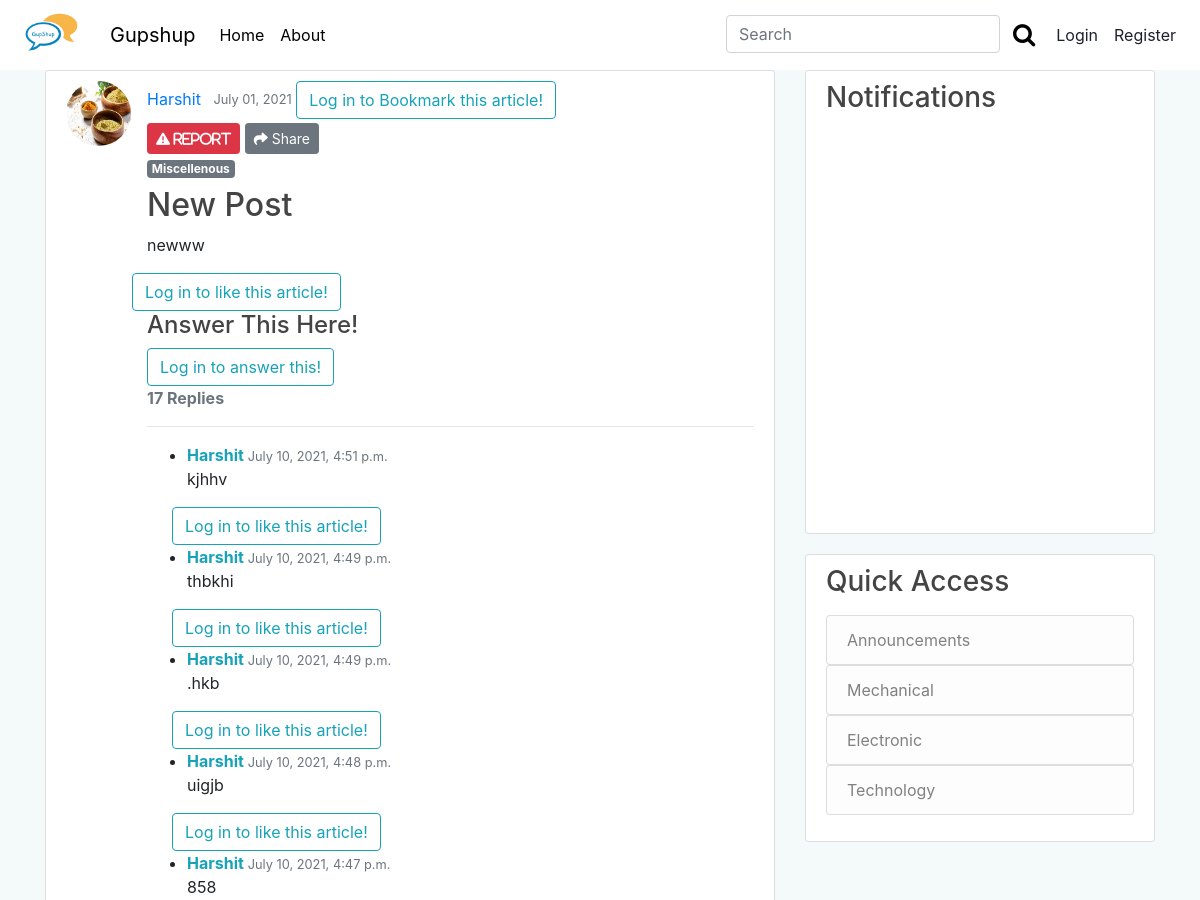
The app's page /post/96/ (upper part), older data.
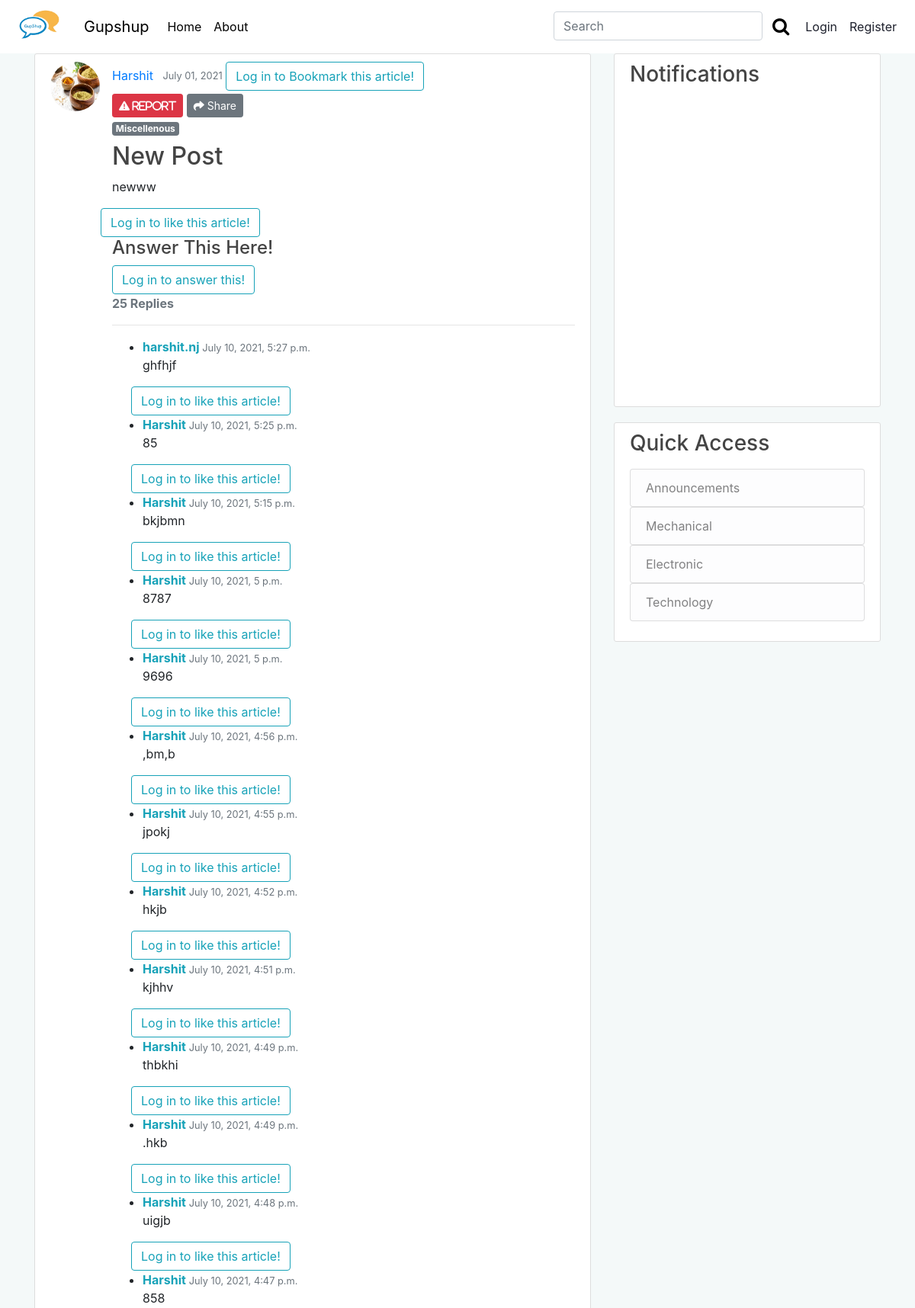
The same page, newer data.
### blog/models.py (models this page shows, shortened)
class Post(models.Model):
    title = models.CharField(max_length=100)
    content = RichTextField()
    date_posted = models.DateTimeField(default=timezone.now)
    author = models.ForeignKey(User, on_delete=models.CASCADE)
    is_appropriate  = models.BooleanField(default = True)
    notice = models.CharField(max_length=100, default="This Post was DELETED",null=True, blank=True)
    category = models.CharField(
        max_length=20,
        choices=Category_choices,
        default='Miscellenous'
    )
    upvote = models.ManyToManyField(User, related_name='upvote',blank=True)
    downvote = models.ManyToManyField(User, related_name='downvote',blank=True)
    bookmark = models.ManyToManyField(User, related_name='bookmark',blank=True)
    def number_of_downvotes(self):
        return self.downvote.count()
    def number_of_upvotes(self):
        return self.upvote.count()
    @property
    def number_of_comments(self):
        return PostComment.objects.filter(post_connected=self).count()

class PostComment(models.Model):
    post_connected = models.ForeignKey(Post, related_name='comments', on_delete=models.CASCADE)
    author = models.ForeignKey(User, on_delete=models.CASCADE)
    comment = models.TextField()
    date_posted = models.DateTimeField(default=timezone.now)
    upvote_comment = models.ManyToManyField(User, related_name='upvote_comment',blank=True)
    downvote_comment = models.ManyToManyField(User, related_name='downvote_comment',blank=True)

### users/models.py (models this page shows, shortened)
class Profile(models.Model):
	user = models.OneToOneField(User, on_delete=models.CASCADE)
	image = models.ImageField(default='default2.png',upload_to='profile_pics')
	college = models.CharField(max_length = 20,choices=college_choices,default='KJSCE',blank=True, null=True)
	about = RichTextField(blank=True, null=True)
	image_url = models.URLField(default = "http://127.0.0.1:8000/media/default2.png")

### blog/views.py (the view, shortened to what this page needs)
# urls.py: path('post/<int:pk>/', PostDetailView.as_view(), name='post-detail'),
class PostDetailView(DetailView):
	model = Post
	def get_context_data(self, **kwargs):
		data = super().get_context_data(**kwargs)
		post_connected = get_object_or_404(Post, id=self.kwargs['pk'])
		upvoted = False
		downvoted = False
		bookmarked = False
		if post_connected.upvote.filter(id=self.request.user.id).exists():
			upvoted = True
		if post_connected.downvote.filter(id=self.request.user.id).exists():
			downvoted = True
		if post_connected.bookmark.filter(id=self.request.user.id).exists():
			bookmarked = True
		data['number_of_upvotes'] = post_connected.number_of_upvotes()
		data['number_of_downvotes'] = post_connected.number_of_downvotes()
		data['post_is_upvoted'] = upvoted
		data['post_is_downvoted'] = downvoted
		data['post_is_bookmarked'] = bookmarked
		data['post_connect']= self.kwargs['pk']
		comments_connected = PostComment.objects.filter(
			post_connected=self.get_object()).order_by('-date_posted')
		comment_new = []
		for c in comments_connected:
			upvoted_comment = False
			downvoted_comment = False
			if c.upvote_comment.filter(id=self.request.user.id).exists():
				upvoted_comment = True
			if c.downvote_comment.filter(id=self.request.user.id).exists():
				downvoted_comment = True
			comment_new.append([c.id, upvoted_comment, downvoted_comment])
		data['comments'] = comments_connected
		data['comment_status'] = comment_new
		if self.request.user.is_authenticated:
			data['comment_form'] = NewCommentForm(instance=self.request.user)
		return data

### blog/templates/blog/post_detail.html (shortened to what this page needs)
{% extends "blog/base.html" %}
{% load crispy_forms_tags%}
{% load social_share %}
{% block content %}
<article class="media content-section">
	<img class="rounded-circle article-img " src={{object.author.profile.image.url}}>
	<div class="media-body">
		<div class="article-metadata">
			<a class="mr-2" href="{% url 'user-posts' object.author.username %}">{{ object.author }}</a>
			<small class="text-muted">{{ object.date_posted|date:"F d, Y" }}</small>
			{% if user.is_authenticated %}
				{% if post_is_bookmarked%}
				<button type="submit" name="post_id" value="{{object.id}}" class="btn btn-lg bookmark-btn shadow-none" style="float: right;"><i
						class="fas fa-bookmark fa-2x btn-bookmark" style="color: red;" aria-hidden="true"></i></button>
				{% else %}
				<button type="submit" name="post_id" value="{{object.id}}" class="btn btn-lg bookmark-btn shadow-none " style="float: right;"><i
						class="far fa-bookmark fa-2x btn-bookmark" style="color: red;" aria-hidden="true"></i></button>
				{% endif %}
			{% else %}
			<a class="btn btn-outline-info" href="{% url 'login' %}?next={{request.path}}">Log in to Bookmark this
				article!</a><br>
			{% endif %}
			{% if object.author == user %}
			<div>
				<a class="btn btn-warning btn-sm mt-1 mb-1" href="{% url 'post-update' object.id %}"><i
						class="fa fa-pencil-square-o" aria-hidden="true"></i>&nbsp;Edit</a>
				<a class="btn btn-danger btn-sm mt-1 mb-1" href="{% url 'post-delete' object.id %}"><i
						class="fas fa-trash" aria-hidden="true">&nbsp;</i>Delete</a>
			{% else %}
				<button type="button" class="btn btn-danger btn-sm mt-1 mb-1" data-toggle="modal" data-target="#exampleModal">
					<i class='fas fa-exclamation-triangle'> Report</i>
				</button>
					{% endif%}
			<button type="button" class="btn btn-secondary btn-sm" data-toggle="modal" data-target="#exampleModalCenter">
			<i class="fas fa-share"></i> Share
			</button>
		<a href="{% url 'category' object.category %}"><h6><span class="badge badge-secondary">{{ object.category }}</span></h6></a>
		{% if object.is_appropriate%}
		<h2 class="article-title">{{ object.title | safe }} </h2>
		<p class="article-content">{{ object.content| safe }}</p>
		<div class='row'>
			{% if user.is_authenticated %}
			<div >
					{% if post_is_upvoted %}
					<button type="submit" name="post_id" value="{{object.id}}" class="btn btn-lg upvote_btn shadow-none"><i
							class="fas fa-thumbs-up btn_upvote" aria-hidden="true"></i></button>
					{% else %}
					<button type="submit" name="post_id" value="{{object.id}}" class="btn btn-lg upvote_btn shadow-none"><i
							class="far fa-thumbs-up btn_upvote" aria-hidden="true"></i></button>
					{% endif %}
			</div>
			<div class="my-2" >
				<strong class="text-xl-center" id='upvote_count'>{{ number_of_upvotes }}</strong>
			</div>
			<div>
					{% if post_is_downvoted %}
					<button type="submit" name="post_id" value="{{object.id}}" class="btn btn-lg downvote_btn shadow-none"><i
							class="fas fa-thumbs-down btn_downvote" aria-hidden="true"></i></button>
					{% else %}
					<button type="submit" name="post_id" value="{{object.id}}" class="btn btn-lg downvote_btn shadow-none"><i
							class="far fa-thumbs-down btn_downvote" aria-hidden="true"></i></button>
					{% endif %}
			</div>
			<div class="my-2" >
				<strong class="text-xl-center" id='downvote_count'>{{ number_of_downvotes }}</strong>
			</div>
			{% else %}
			<a class="btn btn-outline-info" href="{% url 'login' %}?next={{request.path}}">Log in to like this
				article!</a><br>
			{% endif %}
		</div>
		<h4>Answer This Here!</h4>
		<div id="comments_section">
			{% if user.is_authenticated %}
				<div class="form-group">
					<form action="{% url 'comment-ajax' %}" method="POST" id="comment-form">
					<textarea id="comment-content" name="comment-content" value = "{{object.id}}" rows="5" cols="80"> </textarea>
  					<br><br>
					  <button class="btn btn-info comment-form" type="submit">Continue Discussion <i
							class="fa fa-comments"></i></button>
					  </form>
				</div>
			{% else %}
			<a class="btn btn-outline-info" href="{% url 'login' %}?next={{request.path}}">Log in to answer
				this!</a><br>
			{% endif %}
			<div id='comment-loop'>
				{% include 'blog/comments.html' %}
			</div>
		{% else %}
		<h2 class="article-title">{{ object.notice | safe }} </h2>
		{% endif %}
		</div>
	</div>
</article>
{% endblock content %}

### blog/templates/blog/base.html (shortened to what this page needs)
{% load static %}
<!DOCTYPE html>
<html>
<head>
    <link rel="stylesheet" type="text/css" href="{% static 'blog/main.css'%}">
	<link rel="stylesheet" href="https://cdnjs.cloudflare.com/ajax/libs/font-awesome/4.7.0/css/font-awesome.min.css">
	<link rel="stylesheet" href="https://stackpath.bootstrapcdn.com/bootstrap/4.2.1/css/bootstrap.min.css">
	<link rel="stylesheet" href="https://cdnjs.cloudflare.com/ajax/libs/font-awesome/4.7.0/css/font-awesome.min.css">
	<link rel="stylesheet" href="https://stackpath.bootstrapcdn.com/font-awesome/4.7.0/css/font-awesome.min.css">
</head>
<body style="background-color: #f4f9f9" class="py-0 my-0">
	<nav class="navbar sticky-top navbar-expand-lg navbar-custom pb-2">
	<a class="navbar-brand" href="/">
	<img style="max-width:70px; margin-top: -7px;border-radius: 35%;"class="mr-2" src="{%static 'blog/LOGO_PNG.png'%}"></a>
  <a class="navbar-brand" style="color: black" href="/">Gupshup</a>
  <div class="collapse navbar-collapse"  id="navbarSupportedContent">
    <ul class="navbar-nav mr-auto">
      <li class="nav-item active">
        <a class="nav-link" href="/" style="color: black">Home <span class="sr-only">(current)</span></a>
      </li>
		<li class="nav-item ">
				<a class="nav-link" href="{% url 'about'%}" style="color: black">About</a>
			</li>
    </ul>
	        <div class="navbar-nav">
	        	<form action="{% url 'search-result' %}" method="GET">
				<div style=" display: flex;">
	        		<input class="form-control" style="display: inline;" type="text" name="q" placeholder="Search">
					<button type="submit" class="btn btn-success-outline" ><i class="fa fa-search " style="font-size:24px; color: black;"></i> </i></button>
					</div>
	        	</form>
	        	{% if user.is_authenticated %}
	        		 <a class="nav-item nav-link" style="color: #1e212d" href="{% url 'profile' %}">Profile</a>
	        		 <a class="nav-item nav-link" style="color: #1e212d" href="{% url 'post-create' %}">New Post</a>
	        		 <a class="nav-item nav-link" style="color: #1e212d" href="{% url 'logout' %}">Logout</a>
	        	{% else %}
		           <a class="nav-item nav-link" style="color: #1e212d" href="{% url 'login' %}">Login</a>
		           <a class="nav-item nav-link" style="color: #1e212d" href="{% url 'register' %}">Register</a>
		           {% endif %}
	        </div>
  </div>
</nav>
	<main role="main" class="container">
	  <div class="row">
	    <div class="col-md-8">
	      {% block content %}{% endblock %}
	    </div>
	    <div class="col-md-4">
	      <div class="content-section">
			<div class="panel panel-default">
			<div class="panel-heading">
				<h3 class="panel-title">Notifications</h3>
				</div>
				<div class="panel-body" style="height: 400px; overflow-y: scroll">
			</div>
			</div>
		</div>
	<div class="content-section">
	        <h3>Quick Access</h3>
	        <p class=''>
	          <ul class="list-group">
	            <a href="{% url 'category' "Announcments" %}"><li class="list-group-item list-group-item-light">Announcements</li></a>
				<a  href="{% url 'category' "Mechanical" %}"><li class="list-group-item list-group-item-light">Mechanical</li></a>
				<a  href="{% url 'category' "Electronic" %}"><li class="list-group-item list-group-item-light">Electronic</li></a>
				<a  href="{% url 'category' "Technology" %}"><li class="list-group-item list-group-item-light">Technology</li></a>
	          </ul>
	        </p>
	      </div>
	    </div>
	    </div>
	</main>
</body>
</html>

### blog/templates/blog/comments.html
{% if comments %}
				{% if  object.number_of_comments > 1 %}
			<strong class="text-secondary">{{ object.number_of_comments }} Replies</strong>
			{% else %}
				<strong class="text-secondary">{{ object.number_of_comments }} Reply</strong>
			{% endif %}
			<hr>
			<ul>
				{% for comment in comments %}
				<li>
					<div>
						<span>
							<strong class="text-info">{{ comment.author }} </strong>
							<small class="text-muted">{{ comment.date_posted }}</small>
						</span>
						<p>
							{{ comment.comment|safe }}
						</p>
					</div>
				<div class='row'>
			{% if user.is_authenticated %}
			<div >
					{% for com in comment_status%}
						{% if com.0 == comment.id %}
							{% if com.1  %}
								<button type="submit" name="comment_id" value="{{comment.id}}" class="btn btn-lg c-upvote-btn shadow-none"><i
								class="fas fa-thumbs-up c-btn-upvote" id="up{{comment.id}}" aria-hidden="true"></i></button>
							{% else %}
								<button type="submit" name="comment_id" value="{{comment.id}}" class="btn btn-lg c-upvote-btn shadow-none"><i
								class="far fa-thumbs-up c-btn-upvote"  id="up{{comment.id}}" aria-hidden="true"></i></button>
							{% endif %}
					{% endif %}
					{% endfor %}
			</div>
			<div class="my-2" >
				<strong class="text-xl-center" id="com-upvote-count{{comment.id}}">{{ comment.number_of_upvotes_comment }}</strong>
			</div>
			<div>
					{% for com in comment_status%}
						{% if com.0 == comment.id %}
							{% if com.2  %}
								<button type="submit" name="comment_id" value="{{comment.id}}" class="btn btn-lg c-downvote-btn shadow-none"><i
							class="fas fa-thumbs-down c-btn-downvote" id="down{{comment.id}}" aria-hidden="true"></i></button>
						{% else %}
						<button type="submit" name="comment_id" value="{{comment.id}}" class="btn btn-lg c-downvote-btn shadow-none"><i
							class="far fa-thumbs-down c-btn-downvote" id="down{{comment.id}}" aria-hidden="true"></i></button>
						{% endif %}
					{% endif %}
					{% endfor %}
			</div>
			<div class="my-2" >
				<strong class="text-xl-center" id="com-downvote-count{{comment.id}}">{{ comment.number_of_downvotes_comment  }}</strong>
			</div>
			{% else %}
			<a class="btn btn-outline-info" href="{% url 'login' %}?next={{request.path}}">Log in to like this
				article!</a><br>
			{% endif %}
		</div>
				</li>
				{% endfor %}
			</ul>
			{% else %}
			<strong class="text-secondary">No Replies...</strong>
			{% endif %}

### blog/static/blog/main.css (style rules this page uses)
body { background: #fafafa; color: #333333; margin-top: 5rem; }
h1, h2, h3, h4, h5, h6 { color: #444444; }
ul { margin: 0; }
.content-section { background: #ffffff; padding: 10px 20px; border: 1px solid #dddddd; border-radius: 3px; margin-bottom: 20px; }
.article-title { color: #444444; }
.article-content { white-space: pre-line; }
.article-img { height: 65px; width: 65px; margin-right: 16px; }
.article-metadata { padding-bottom: 1px; margin-bottom: 4px; border-bottom: 1px solid #e3e3e3 }

Row changes from the older to the newer data that the page shows:
computed for Post "New Post": number_of_comments "17" → "25"
added PostComment: author "harshit.nj", date_posted "July 10, 2021, 5:27 p.m.", comment "ghfhjf"
added PostComment: author "Harshit", date_posted "July 10, 2021, 5:25 p.m.", comment "85"
added PostComment: author "Harshit", date_posted "July 10, 2021, 5:15 p.m.", comment "bkjbmn"
added PostComment: author "Harshit", date_posted "July 10, 2021, 5 p.m.", comment "8787"
added PostComment: author "Harshit", date_posted "July 10, 2021, 5 p.m.", comment "9696"
added PostComment: author "Harshit", date_posted "July 10, 2021, 4:56 p.m.", comment ",bm,b"
added PostComment: author "Harshit", date_posted "July 10, 2021, 4:55 p.m.", comment "jpokj"
added PostComment: author "Harshit", date_posted "July 10, 2021, 4:52 p.m.", comment "hkjb"
